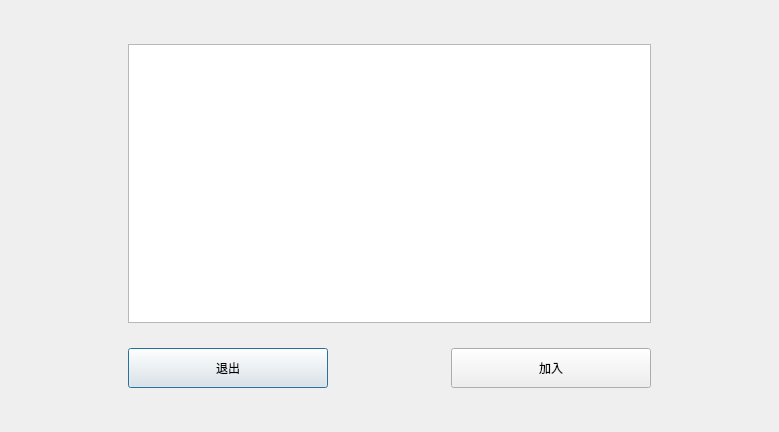
<?xml version="1.0" encoding="UTF-8"?>
<ui version="4.0">
 <class>my_udp_soc</class>
 <widget class="QDialog" name="my_udp_soc">
  <property name="geometry">
   <rect>
    <x>0</x>
    <y>0</y>
    <width>779</width>
    <height>432</height>
   </rect>
  </property>
  <property name="windowTitle">
   <string>Dialog</string>
  </property>
  <layout class="QGridLayout" name="gridLayout">
   <property name="topMargin">
    <number>44</number>
   </property>
   <property name="bottomMargin">
    <number>44</number>
   </property>
   <property name="verticalSpacing">
    <number>25</number>
   </property>
   <item row="0" column="0" colspan="2">
    <widget class="QTableWidget" name="tableWidget">
     <attribute name="verticalHeaderVisible">
      <bool>false</bool>
     </attribute>
    </widget>
   </item>
   <item row="1" column="0">
    <widget class="QPushButton" name="pushButton_2">
     <property name="minimumSize">
      <size>
       <width>0</width>
       <height>40</height>
      </size>
     </property>
     <property name="maximumSize">
      <size>
       <width>200</width>
       <height>16777215</height>
      </size>
     </property>
     <property name="text">
      <string>退出</string>
     </property>
    </widget>
   </item>
   <item row="1" column="1">
    <widget class="QPushButton" name="pushButton">
     <property name="minimumSize">
      <size>
       <width>0</width>
       <height>40</height>
      </size>
     </property>
     <property name="maximumSize">
      <size>
       <width>200</width>
       <height>16777215</height>
      </size>
     </property>
     <property name="text">
      <string>加入</string>
     </property>
    </widget>
   </item>
  </layout>
 </widget>
 <resources/>
 <connections/>
</ui>
